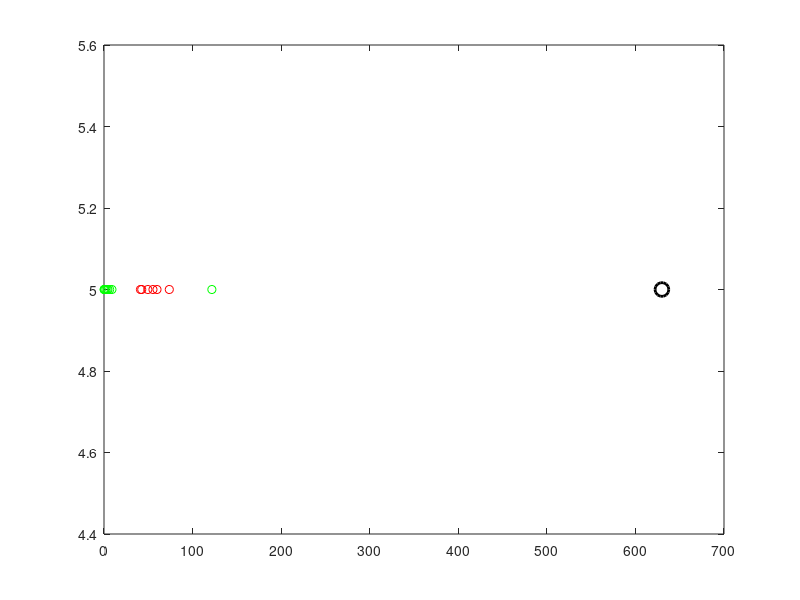

The MATLAB script that drew this image:
function [YY]=constant_donor_weights
load day_9_donors.dat

A=day_9_donors(:,:) ;
Da=A(1:6,:); %Cond 1 to 6 shared by donor 10 donors : D8-D17
Db=A(7:8,1:4); %Cond 7 & 8 shared by 4 donors 4 donors : D25-D28
Dc=A(9:end,1:3); %Cond b4', b7', b10' & b11'shared by 3 donors : D32-D34

Na=10; %No of donors
Nb=4;
Nc=3;

%Totaldonor 17
ND=Na+Nb+Nc;


Da
Db
Dc
U=var(Da,0,1) %group A : 6 conditions : variance for 10 donors 
V=var(Db,0,1) %group B : 2 conditions : variance for 4 donors
W=var(Dc,0,1) %group C : 4 conditions : variance for 3 donors

variance_donors =[U,V,W]' %17 donors variance
donor_index=[8:17,25:28,32:34]';
Q=[variance_donors,donor_index]
Q_sort=sortrows(Q)

plot(Q_sort(1:9,1),5,'go',Q_sort(10:15,1),5,'ro',Q_sort(16,1),5,'go',Q_sort(17,1),5,'ko','LineWidth',2,'MarkerSize',10) %First 9 donor
% plot(Q_sort(10:15,1),5,'ro','LineWidth',2,'MarkerSize',10) % middle 6 donors
% plot(Q_sort(16,1),5,'go','LineWidth',2,'MarkerSize',10) %First 9 donor


W=[2+zeros(8,1);3;13+zeros(6,1); 2;1]/100.0
sum(W)
Q_sort=[Q_sort,W]
temp=[Q_sort(:,2),Q_sort(:,1),Q_sort(:,3)]

sort_temp=sortrows(temp)

xyz=sort_temp(:,3)

WA=xyz(1:10)
WB=xyz(11:14)
WC=xyz(15:end)

Da(1,:);
fa=WA/sum(WA)
fb=WB/sum(WB)
fc=WC/sum(WC)

f=vertcat(fa,fb,fc)
sum(fa)
sum(fb)
sum(fc)
YA=sum(Da.*fa',2)

YB=sum(Db.*fb',2)

Dc
fc
YC=sum(Dc.*fc',2)

YY=vertcat(YA,YB,YC)
f

end